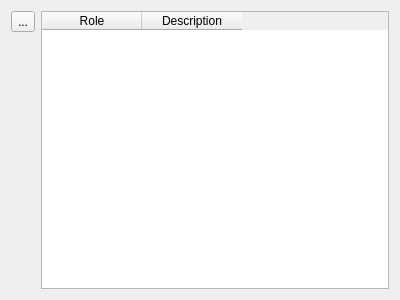
<?xml version="1.0" encoding="UTF-8"?>
<ui version="4.0">
 <class>RoleListingForm</class>
 <widget class="QWidget" name="RoleListingForm">
  <property name="geometry">
   <rect>
    <x>0</x>
    <y>0</y>
    <width>400</width>
    <height>300</height>
   </rect>
  </property>
  <property name="windowTitle">
   <string>Form</string>
  </property>
  <layout class="QVBoxLayout" name="verticalLayout_2">
   <item>
    <widget class="QWidget" name="widget" native="true">
     <layout class="QHBoxLayout" name="horizontalLayout">
      <property name="margin">
       <number>0</number>
      </property>
      <item>
       <widget class="QWidget" name="horizontalWidget" native="true">
        <layout class="QVBoxLayout" name="verticalLayout">
         <property name="spacing">
          <number>0</number>
         </property>
         <property name="margin">
          <number>0</number>
         </property>
         <item>
          <widget class="QToolButton" name="lblDeleteRole">
           <property name="text">
            <string>...</string>
           </property>
           <property name="icon">
            <iconset resource="../dbm.qrc">
             <normaloff>:/images/actions/images/small/remove.png</normaloff>:/images/actions/images/small/remove.png</iconset>
           </property>
          </widget>
         </item>
         <item>
          <spacer name="verticalSpacer">
           <property name="orientation">
            <enum>Qt::Vertical</enum>
           </property>
           <property name="sizeHint" stdset="0">
            <size>
             <width>20</width>
             <height>40</height>
            </size>
           </property>
          </spacer>
         </item>
        </layout>
       </widget>
      </item>
      <item>
       <widget class="QTableWidget" name="tblRoles">
        <property name="editTriggers">
         <set>QAbstractItemView::AnyKeyPressed|QAbstractItemView::DoubleClicked|QAbstractItemView::EditKeyPressed|QAbstractItemView::SelectedClicked</set>
        </property>
        <property name="alternatingRowColors">
         <bool>true</bool>
        </property>
        <property name="selectionMode">
         <enum>QAbstractItemView::SingleSelection</enum>
        </property>
        <property name="selectionBehavior">
         <enum>QAbstractItemView::SelectItems</enum>
        </property>
        <column>
         <property name="text">
          <string>Role</string>
         </property>
         <property name="icon">
          <iconset resource="../dbm.qrc">
           <normaloff>:/images/actions/images/small/applications_engineering.png</normaloff>:/images/actions/images/small/applications_engineering.png</iconset>
         </property>
        </column>
        <column>
         <property name="text">
          <string>Description</string>
         </property>
         <property name="icon">
          <iconset resource="../dbm.qrc">
           <normaloff>:/images/actions/images/actions/note.png</normaloff>:/images/actions/images/actions/note.png</iconset>
         </property>
        </column>
       </widget>
      </item>
     </layout>
    </widget>
   </item>
  </layout>
 </widget>
 <resources>
  <include location="../dbm.qrc"/>
 </resources>
 <connections/>
</ui>
